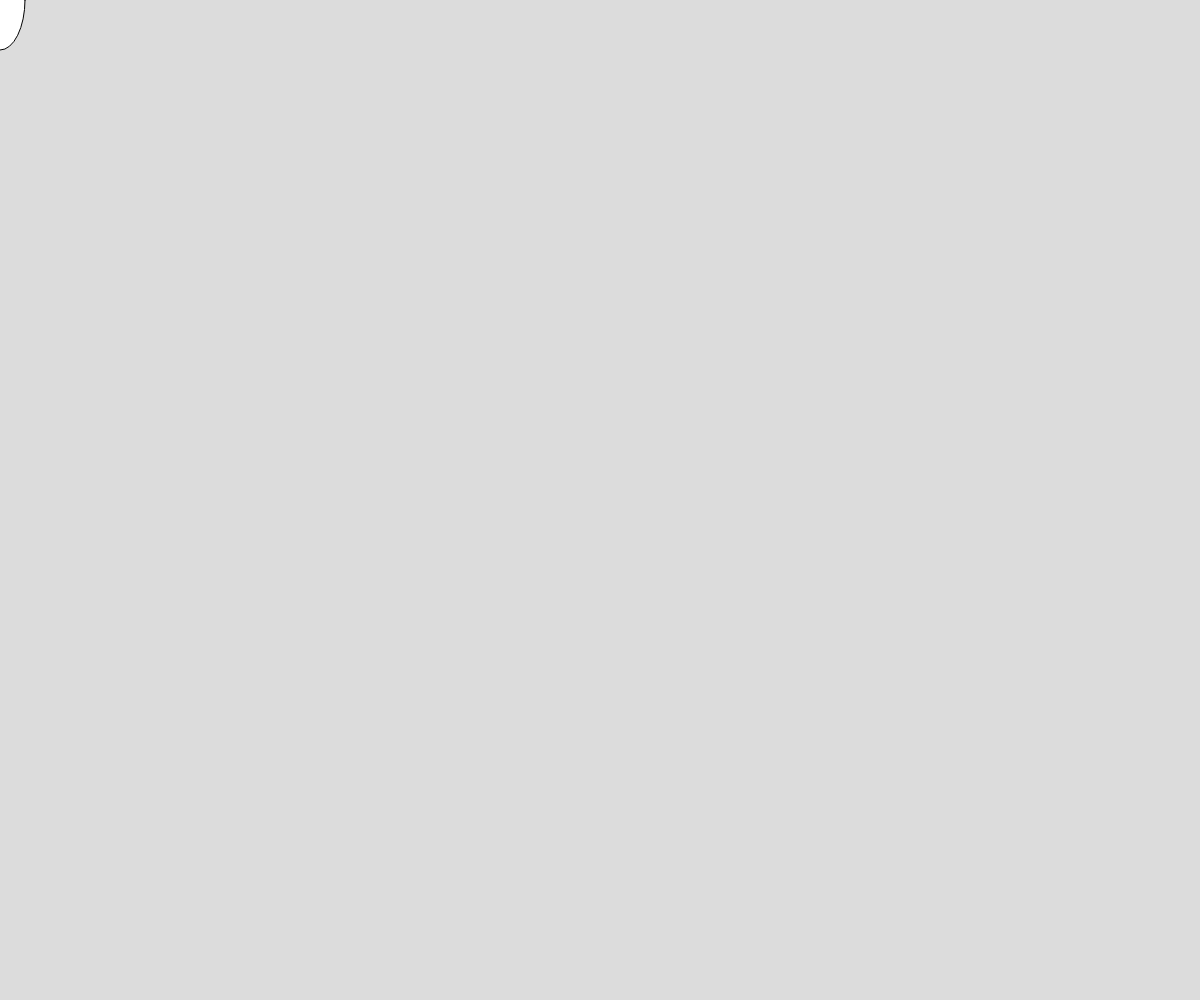
Frame 1 (no input)
Frame 60 (no input): identical to frame 1, image omitted
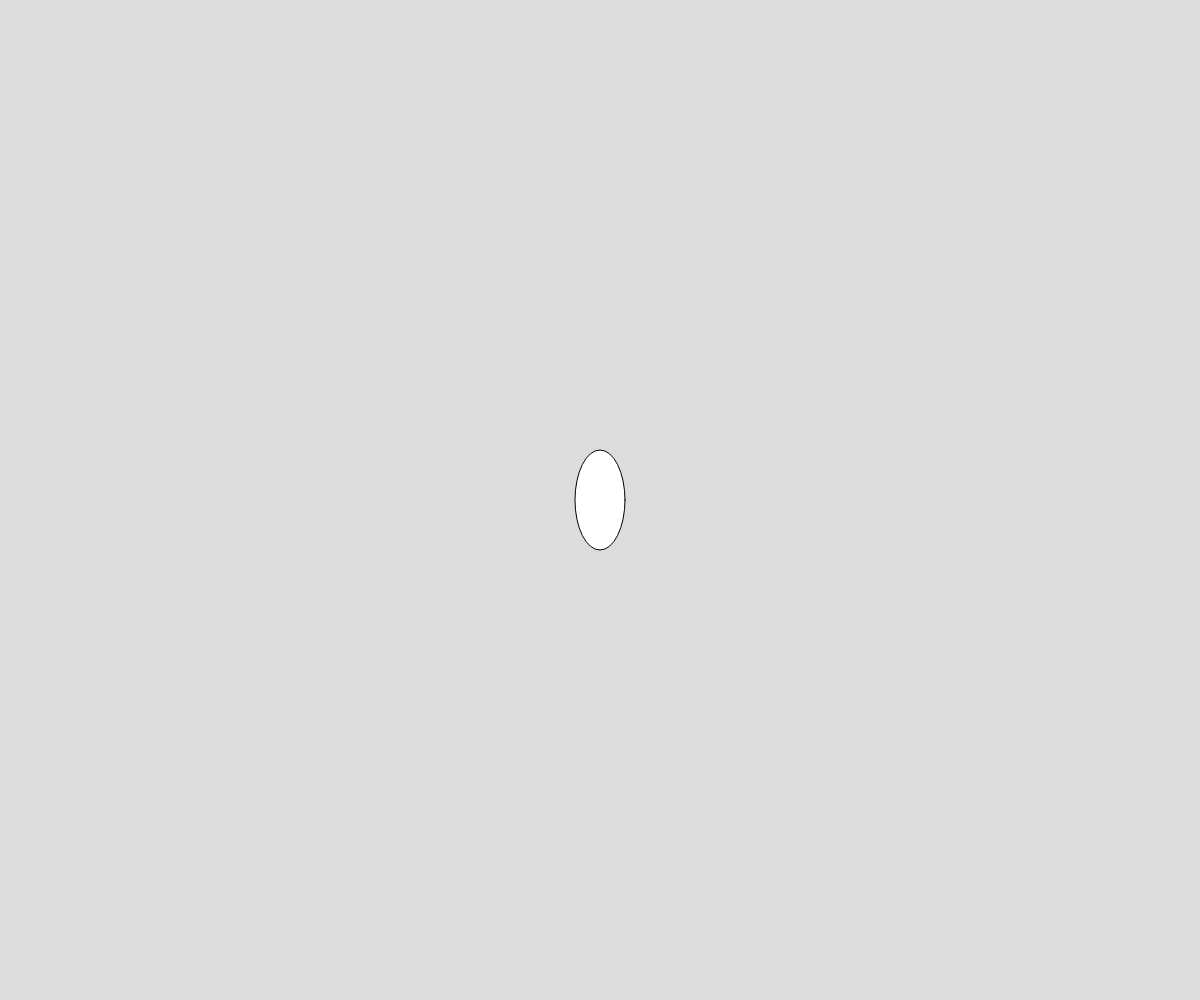
Frame 120 (the mouse pressed at the canvas centre since frame 60)

The p5.js sketch that drew these frames (run headless with seeded random() and noise() and a simulated clock; from frame 60 on, the mouse is pressed at the canvas centre):

// p5.js sketch
// ── sketch.js
// First Demo

function setup() {
  createCanvas(windowWidth, windowHeight);
}

function draw() {
  background(220);

  
  ellipse(mouseX, mouseY, 50, 100);
}
